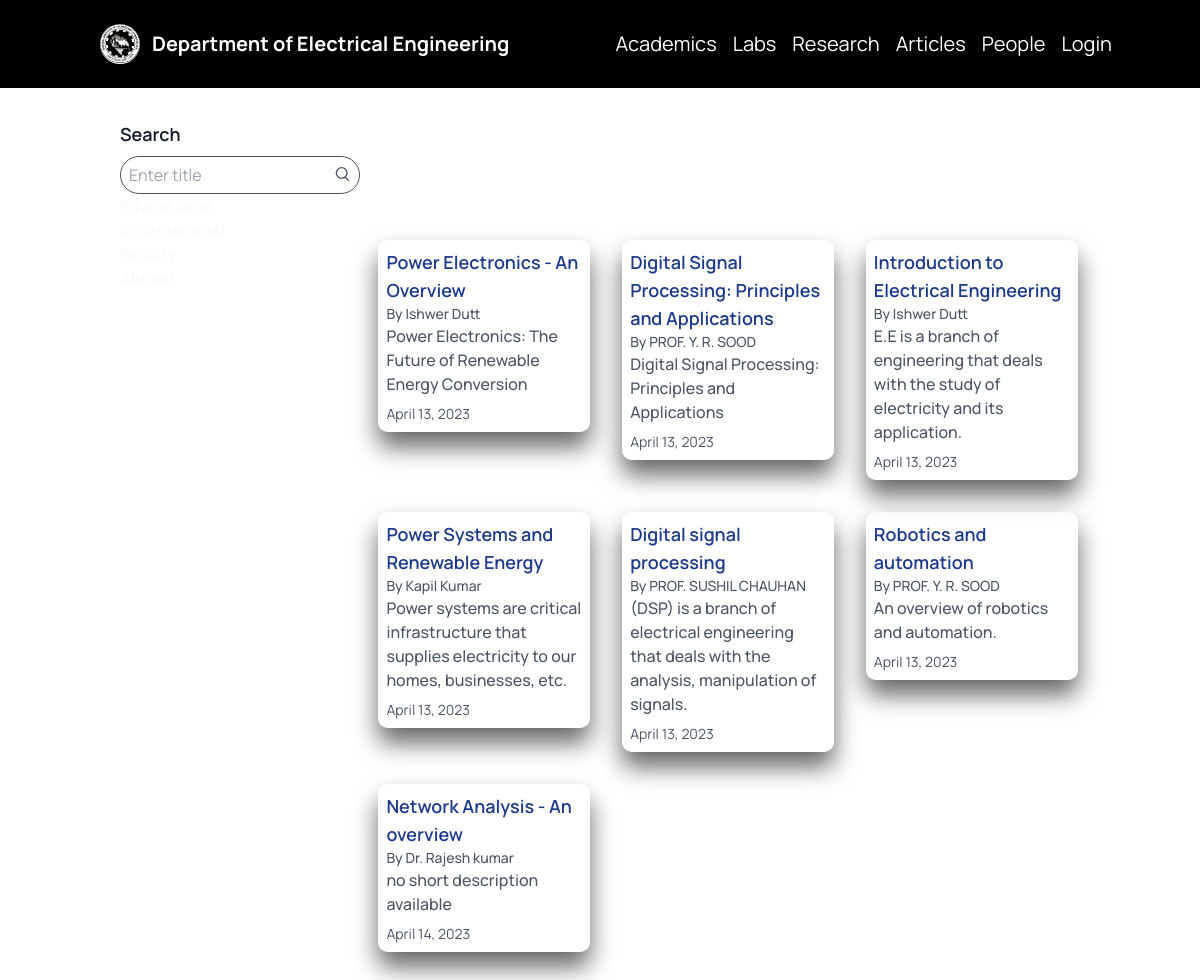
Before: /faculty/posts/ with the older database file.
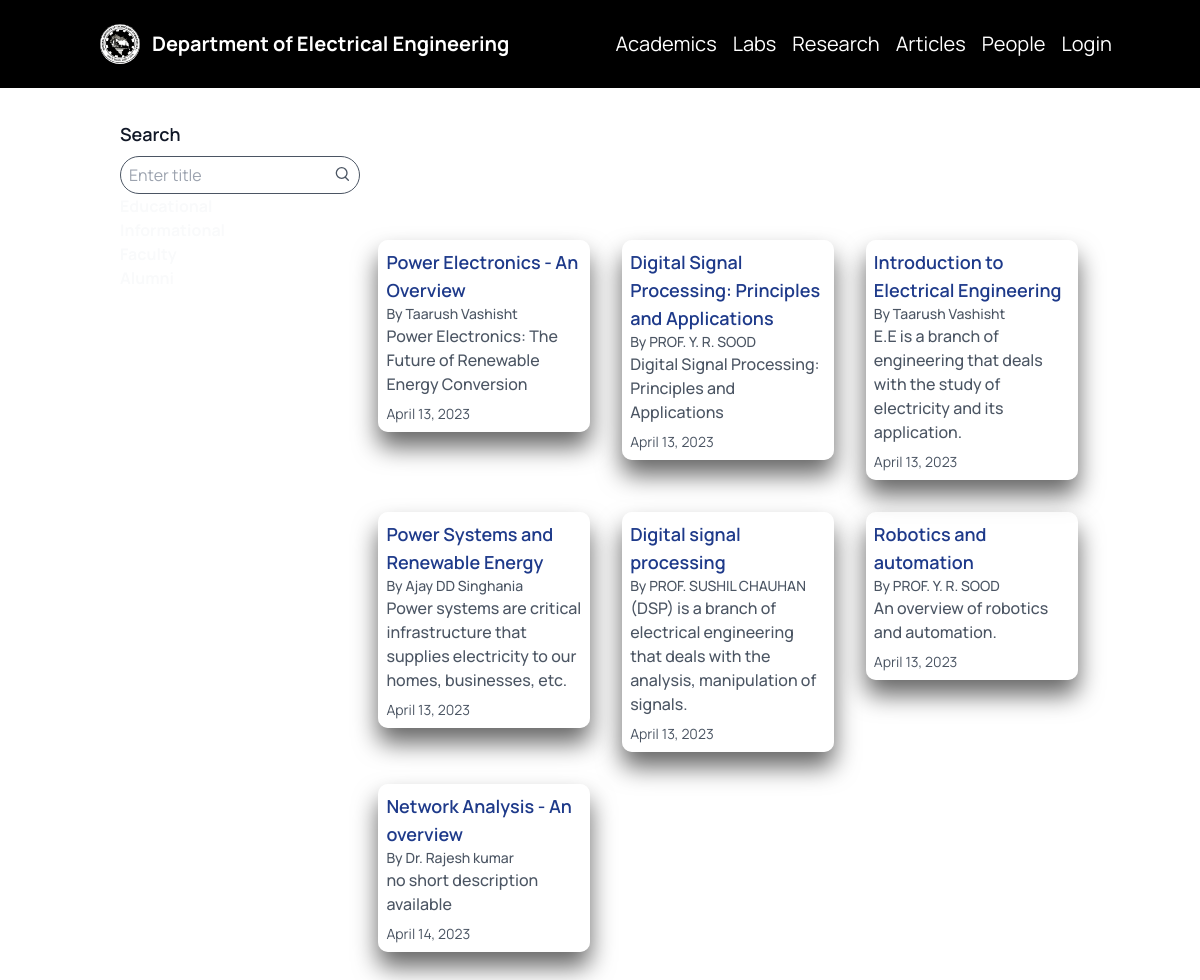
After: the same page with the newer database file.
### ele/models.py (models this page shows, shortened)
class Post(models.Model):
    title = models.CharField(max_length=100)
    short_description= models.CharField(max_length=100,default="no short description available", blank=True)
    content = RichTextField(blank=True, null=True)
    author = models.ForeignKey(CustomUser, on_delete=models.CASCADE)
    document = models.FileField(upload_to='documents/', null=True, blank=True)
    created_at = models.DateTimeField(default=timezone.now)
    views = models.PositiveIntegerField(default=0)

class CustomUser(AbstractUser):
    role = models.CharField(choices=[(choice.value, choice.value) for choice in RoleChoices], max_length=10, null = True)
    bio = models.TextField(max_length=10000, null = True)
    name = models.TextField(max_length=30, null = True)
    company = models.TextField(null=True, blank=True)
    subjects = models.CharField(max_length=50, null = True, blank=True)
    profile_image = models.ImageField(upload_to="images/", null=True, blank=True)

### ele/views.py (the view)
# urls.py: path('faculty/posts/', PostListView.as_view(), name='faculty_posts'),
class PostListView(ListView):
    model = Post
    template_name = 'ele/post_list.html'
    paginate_by = 12
    def get_queryset(self):
        queryset = super().get_queryset()
        search_query = self.request.GET.get('search')
        if search_query:
            queryset = queryset.filter(title__icontains=search_query)
        return queryset

### ele/templates/ele/post_list.html (shortened to what this page needs)
{% extends 'ele/base.html' %}
{% block content %}
<div class="container mx-auto px-4 py-8">
  <div class="flex flex-wrap mx-2">
    <div class="w-full md:w-1/4 px-2 md:fixed">
    <h2 class="text-lg text-gray-900 font-semibold mb-2">Search</h2>
    <div class="relative">
      <form method="GET" action="{% url 'faculty_posts' %}">
        <div class="flex items-center bg-white border border-gray-600 border-2 p-2 w-60 rounded-full">
          <input class="appearance-none bg-white border-none w-full text-gray-700 leading-tight focus:outline-none" type="text" placeholder="Enter title" aria-label="Search" name="search" value="{{ request.GET.search }}">
          <button class="flex-wrap right-2 top-2 text-gray-600 hover:text-gray-700" type="submit">
              <svg class="w-4 h-4" fill="none" stroke-linecap="round" stroke-linejoin="round" stroke-width="2" viewBox="0 0 24 24" stroke="currentColor">
                  <path d="M15.5 15.5L20 20"></path>
                  <path d="M10 17C14.4183 17 18 13.4183 18 9C18 4.58172 14.4183 1 10 1C5.58172 1 2 4.58172 2 9C2 13.4183 5.58172 17 10 17Z"></path>
                </svg>
          </button>
        </div>
      </form>
    </div>
    <ul class="md:block hidden">
      <li><a href="#" class="text-l font-bold text-gray-50 hover:underline">Educational</a></li>
      <li><a href="#" class="font-bold text-gray-50 hover:underline">Informational</a></li>
      <li><a href="#" class="font-bold text-gray-50 hover:underline">Faculty</a></li>
      <li><a href="#" class="font-bold text-gray-50 hover:underline">Alumni</a></li>
    </ul>
  </div>
</div>
</div>
<div class="md:w-3/4 px-4 py-8 md:ml-auto">
      <h1 class="text-4xl mb-4 mx-8 text-white font-medium"> Articles </h1>
    <div class="container1 mx-auto">
      <div class="grid grid-cols-2 md:grid-cols-2 lg:grid-cols-3 gap-8">
        {% for post in object_list %}
        <div class="card bg-gray-200 rounded-lg shadow-md overflow-hidden hover:shadow-xl transition duration-300">
          <div class="p-2">
            <h1 class="text-lg font-semibold text-gray-800"><a href="{% url 'post_detail' pk=post.pk %}" class="text-blue-900 hover:underline">{{ post.title }}</a></h1>
            <p class="text-sm font-medium text-gray-600">By {{ post.author.name }}</p>
            <p class="text-base font-medium text-gray-600 mb-2">{{ post.short_description }}</p>
            <p class="mx-auto text-sm font-manrope text-gray-600">{{ post.created_at|date:"F d, Y" }}</p>
          </div>
        </div>
        {% endfor %}
      </div>
    </div>
  </div>
</div>
{% endblock %}

### ele/templates/ele/base.html (shortened to what this page needs)
<!DOCTYPE html>
<html lang="en">
<head>
    <link rel="stylesheet" href="https://cdnjs.cloudflare.com/ajax/libs/tailwindcss/2.2.19/tailwind.min.css">
    <link rel="stylesheet" type="text/css"
        href="https://cdnjs.cloudflare.com/ajax/libs/OwlCarousel2/2.3.4/assets/owl.carousel.min.css" />
    <link rel="stylesheet" type="text/css"
        href="https://cdnjs.cloudflare.com/ajax/libs/OwlCarousel2/2.3.4/assets/owl.theme.default.min.css" />
</head>
<body>
    <nav class="navbar p-6">
        <div class="container mx-auto flex justify-between items-center">
            <div class="flex items-center">
                <img src="\media\images\nith_logo.jpeg" alt="NITH Logo" class="rounded-full h-10 w-auto mx-3">
                <a href="{% url 'index' %}" class="text-xl font-bold">Department of Electrical Engineering</a>
            </div>
            <div class="hidden md:flex space-x-4">
                <a href="{% url 'acedemics' %}" class="text-xl hover:text-gray-200">Academics</a>
                <a href="{% url 'labs' %}" class="text-xl hover:text-gray-200">Labs</a>
                <a href="{% url 'research' %}" class="text-xl hover:text-gray-200">Research</a>
                <a href="{% url 'faculty_posts' %}" class="text-xl hover:text-gray-200">Articles</a>
                <div class="dropdown">
                    <button class="text-xl hover:text-gray-200">People </button>
                </div>
                <a href="{% url 'login' %}" class="text-xl hover:text-gray-200">Login</a>
            </div>
        </div>
    </nav>
    <div class="container mx-auto">
        {% block content %}{% endblock %}
</body>
</html>

### ele/templates/ele/base.html (style rules this page uses)
body { background-color: #ffffff; font-family: 'Manrope', sans-serif; position: relative; color: #000000; }
.navbar { background-color: #000000; color: #ffffff; }
.navbar a { color: #ffffff; }

### ele/templates/ele/post_list.html (style rules this page uses)
.card { background: rgba(255, 255, 255, 0.5); box-shadow: 0 15px 25px rgba(0,0,0,.6); border-radius: 10px; max-height: fit-content; }
.container1 { max-width: 95%; }

Changed rows visible on the page:
changed through a linked row, Post "Power Electronics - An Overview": author.name "Ishwer Dutt" → "Taarush Vashisht"
changed through a linked row, Post "Introduction to Electrical Engineering": author.name "Ishwer Dutt" → "Taarush Vashisht"
changed through a linked row, Post "Power Systems and Renewable Energy": author.name "Kapil Kumar" → "Ajay DD Singhania"
